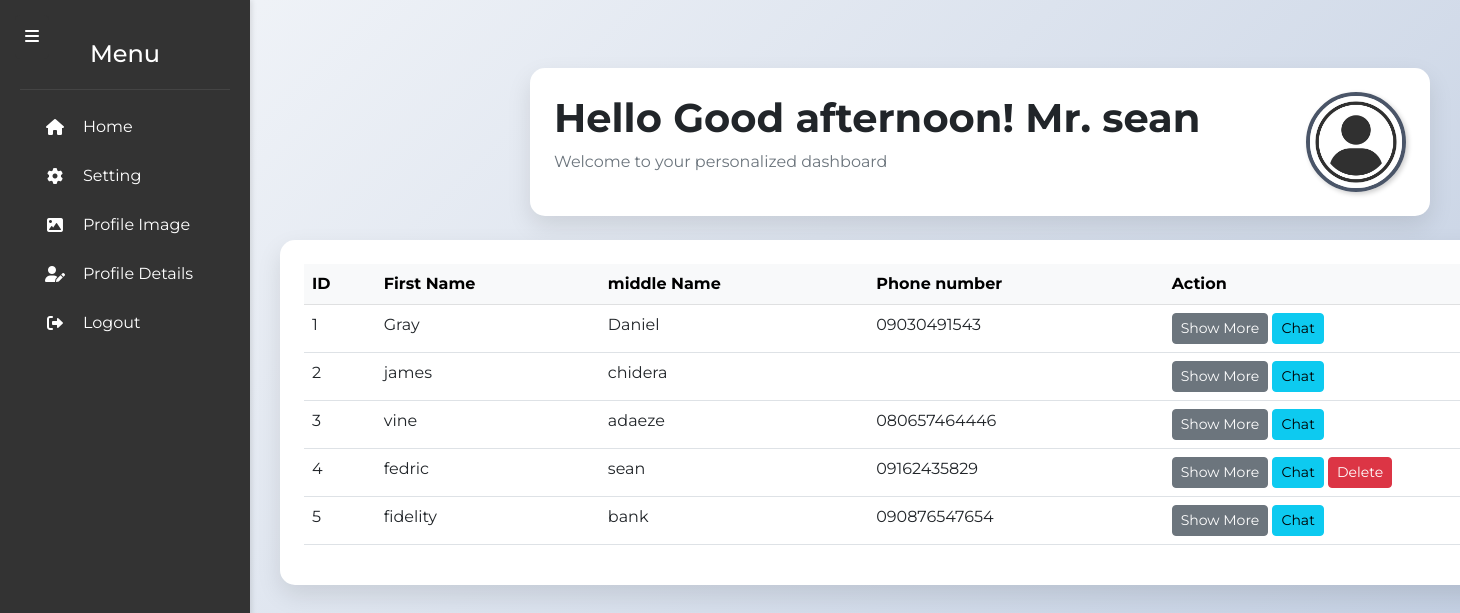
The app's page /dashboard.php (signed in) with its own data.
### tables this page shows
CREATE TABLE `client` (
  `id` int(12) NOT NULL,
  `firstname` varchar(255) NOT NULL,
  `middlename` varchar(255) NOT NULL,
  `lastname` varchar(255) NOT NULL,
  `email` varchar(255) NOT NULL,
  `profileImage` varchar(255) DEFAULT NULL,
  `gender` varchar(255) NOT NULL,
  `password` varchar(255) NOT NULL,
  `occupation` varchar(255) DEFAULT NULL,
  `phone` varchar(255) NOT NULL,
  `Undergraduatelevels` varchar(255) DEFAULT NULL,
  `Undergraduatefields` varchar(255) DEFAULT NULL,
  `Graduatelevels` varchar(255) DEFAULT NULL,
  `Graduatefields` varchar(255) DEFAULT NULL,
  `Artisancraft` varchar(255) DEFAULT NULL,
  `tradersgoods` varchar(255) DEFAULT NULL,
  `date` varchar(255) NOT NULL
);

### controller/controller.php (called while the page is built, shortened)
<?php
class Classpro{
 private $localhost ="";
   private $username = "u358572477_imwkot";
   private  $password = ".0gvXy=R7U";
   private $dbname = "u358572477_imwkot";
   private  $user = "client";
public function  dbconnect() {
    $link = mysqli_connect($this->localhost, $this->username, $this->password, $this->dbname);
if (mysqli_select_db($link, $this->dbname)){
        return $link;
    } else {
        print 'Not connected' . mysqli_connect_error();
    }
}
public function sql_query($sql){
    $link = $this->dbconnect();
    $query = mysqli_query($link, $sql);
    if ($query){
        return $query;
    } else {
        print 'Database error'."---". mysqli_error( $link);
    }
}
public function getUserData($value){
    $sql = $this->sql_query(" SELECT * FROM $this->user WHERE `phone` = '" .$_SESSION['logged_in']."'  ");
     $row = mysqli_fetch_assoc($sql);
  return $row[$value];
  }
}
$call = new Classpro;

### dashboard.php (the view, shortened to what this page needs)
<?php
require_once("controller/controller.php");
$call->checkUserLoggedIn();
function htime() {
    $time = date("H:i:s");
    $timeArray = explode(":", $time);
    if ($timeArray[0] < 12) {
        return "morning";
    } elseif ($timeArray[0] < 18) {
        return "afternoon";
    } else {
        return "evening";
    }
}
$greeting = "";
switch (htime()) {
    case "afternoon":
        $greeting = "Good afternoon!";
        break;
}
if($call->getUserData('gender') == 'male') {
    $title = "Mr.";
} elseif ($call->getUserData('gender') == 'female'){
    $title = "Mrs.";
} else {
    $title = "You";
}
$sort = isset($_GET['sort']) ? $_GET['sort'] : 'id';
$order = isset($_GET['order']) ? $_GET['order'] : 'ASC';
$sql = $call->sql_query("SELECT * FROM $user ORDER BY $sort $order");
?>
<!DOCTYPE html>
<html lang="en">
<head>
    <link href="https://cdn.jsdelivr.net/npm/bootstrap@5.2.3/dist/css/bootstrap.min.css" rel="stylesheet">
    <link href="https://cdnjs.cloudflare.com/ajax/libs/font-awesome/6.0.0/css/all.min.css" rel="stylesheet">
</head>
<body>
<button id="sidebarToggle" class="sidebar-toggle">
    <i class="fas fa-bars"></i>
</button>
<aside class="sidebar" id="sidebar">
    <div class="sidebar-header">
        <h4 class="text-white mb-0">Menu</h4>
    </div>
    <nav class="sidebar-nav">
        <a href="dashboard.php" class="nav-link">
            <i class="fas fa-home me-2"></i>
            <span>Home</span>
        </a>
        <a href="setting.php" class="nav-link">
            <i class="fas fa-cog me-2"></i>
            <span>Setting</span>
        </a>
        <a href="proimage.php" class="nav-link">
            <i class="fas fa-image me-2"></i>
            <span>Profile Image</span>
        </a>
        <a href="editprofile.php" class="nav-link">
            <i class="fas fa-user-edit me-2"></i>
            <span>Profile Details</span>
        </a>
        <a href="logout.php" class="nav-link">
            <i class="fas fa-sign-out-alt me-2"></i>
            <span>Logout</span>
        </a>
    </nav>
</aside>
    <div class="main-content container-fluid py-5" id="mainContent">
        <div class="dashboard-card menux p-4 mb-4">
            <div class="d-flex justify-content-between align-items-center">
                <div>
                    <h2 class="display-6 fw-bold text-dark">
                        Hello <?php echo $greeting; ?> <?php echo $title ?> <?php echo $call->getUserData('middlename') ?>
                    </h2>
                    <p class="text-muted">Welcome to your personalized dashboard</p>
                </div>
                <div class="dropdown">
                <img
        src="uploads/<?php $call->getUserData('profileImage') ? print $call->getUserData('profileImage') : print 'userAvater.jpg'; ?>"
        alt="Profile"
        class="profile-image rounded-circle"
        width="100px"
        height="100px"
        data-bs-toggle="dropdown"
    >
                </div>
            </div>
        </div>
        <div class="dashboard-card p-4">
    <div class="table-responsive">
        <table class="table table-hover">
            <thead class="table-light">
                <tr>
                    <th>ID</th>
                    <th>First Name</th>
                    <th>middle Name</th>
                    <th>Phone number</th>
                    <th>Action</th>
                </tr>
            </thead>
            <tbody>
                <?php
                if (mysqli_num_rows($sql) > 0) {
                    $i = 1;
                    while ($row = mysqli_fetch_assoc($sql)) {
                ?>
                    <tr>
                        <td><?php echo $i; ?></td>
                        <td><?php echo htmlspecialchars($row['firstname']); ?></td>
                        <td><?php echo htmlspecialchars($row['middlename']); ?></td>
                        <td><?php echo htmlspecialchars($row['phone']); ?></td>
                        <td>
    <button class="btn btn-secondary btn-sm" data-bs-toggle="modal" data-bs-target="#userModal<?php echo $i; ?>">
        Show More
    </button>
    <a href="chat.php?receiver_id=<?php echo $row['id']; ?>" class="btn btn-info btn-sm">Chat</a>
    <?php if ($row['phone'] === $_SESSION['logged_in']): ?>
        <a href="dashboard.php?delid=<?php echo $row['id']; ?>" class="btn btn-danger btn-sm">Delete</a>
    <?php endif; ?>
</td>
                    </tr>
                <?php
                    $i++;
                    }
                } else {
                    echo "<tr><td colspan='5' class='text-center text-muted'>No users found</td></tr>";
                }
                ?>
            </tbody>
        </table>
    </div>
</div>
</div>
</body>
</html>

### dashboard.php (style rules this page uses)
body { font-family: 'Montserrat', sans-serif; background: linear-gradient(135deg, #f5f7fa 0%, #c3cfe2 100%); }
.sidebar { height: 100vh; position: fixed; top: 0; left: 0; background-color: #333; color: white; width: 250px; padding: 20px; transition: all 0.3s; z-index: 1000; }
.main-content { margin-left: 250px; transition: all 0.3s; }
.sidebar-toggle { position: fixed; top: 15px; left: 15px; z-index: 1100; background: #333; color: white; border: none; padding: 10px; border-radius: 5px; cursor: pointer; transition: background-color 0.3s; }
.dashboard-card { background: white; box-shadow: 0 10px 25px rgba(0,0,0,0.1); border-radius: 15px; padding: 20px; margin: 20px auto; max-width: 1400px; }
.menux { max-width: 900px !important; }
.profile-image { border: 4px solid #4a5568; transition: all 0.3s ease; object-fit: cover; box-shadow: 2px 2px 5px rgba(0, 0, 0, 0.2); }
.sidebar { width: 250px; background-color: #333; color: white; height: 100vh; position: fixed; left: 0; top: 0; transition: transform 0.3s ease; z-index: 1000; box-shadow: 2px 0 5px rgba(0, 0, 0, 0.1); }
.sidebar-header { padding: 20px; border-bottom: 1px solid #444; text-align: center; }
.sidebar-nav { padding: 10px; }
.nav-link { display: flex; align-items: center; color: white; text-decoration: none; padding: 10px 15px; margin: 5px 0; border-radius: 5px; transition: background-color 0.3s, color 0.3s; }
.nav-link i { width: 20px; text-align: center; }
.nav-link span { margin-left: 10px; }

### records on screen
client: gender "Mr.", middlename "sean", firstname "fedric", phone "09162435829"
client: firstname "Gray", middlename "Daniel", phone "09030491543"
client: firstname "james", middlename "chidera"
client: firstname "vine", middlename "adaeze", phone "080657464446"
client: firstname "fidelity", middlename "bank", phone "090876547654"

### other values on screen
$greeting "Good afternoon!"
